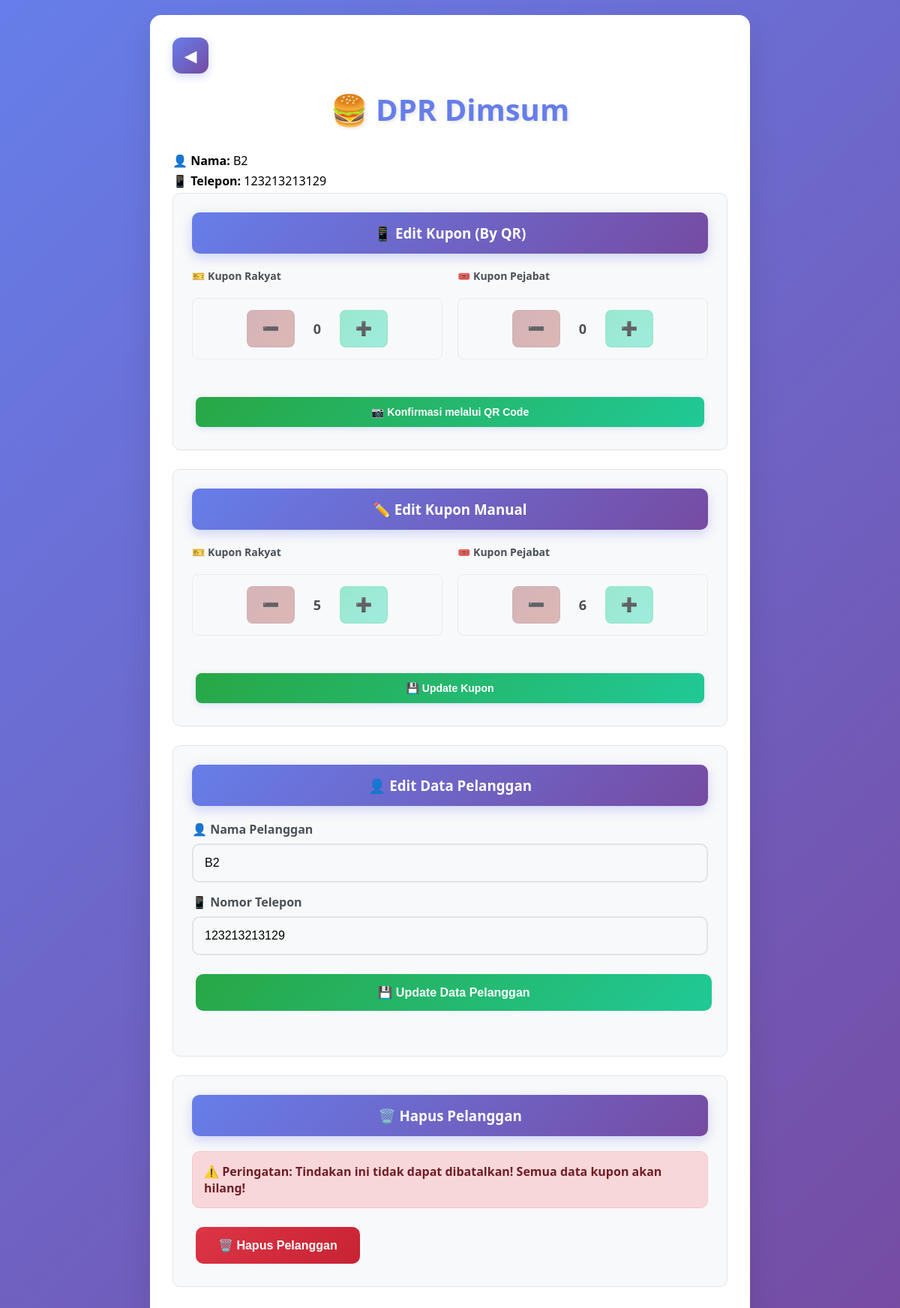
Page /edit_customer/15 (signed in) on the earlier database version.
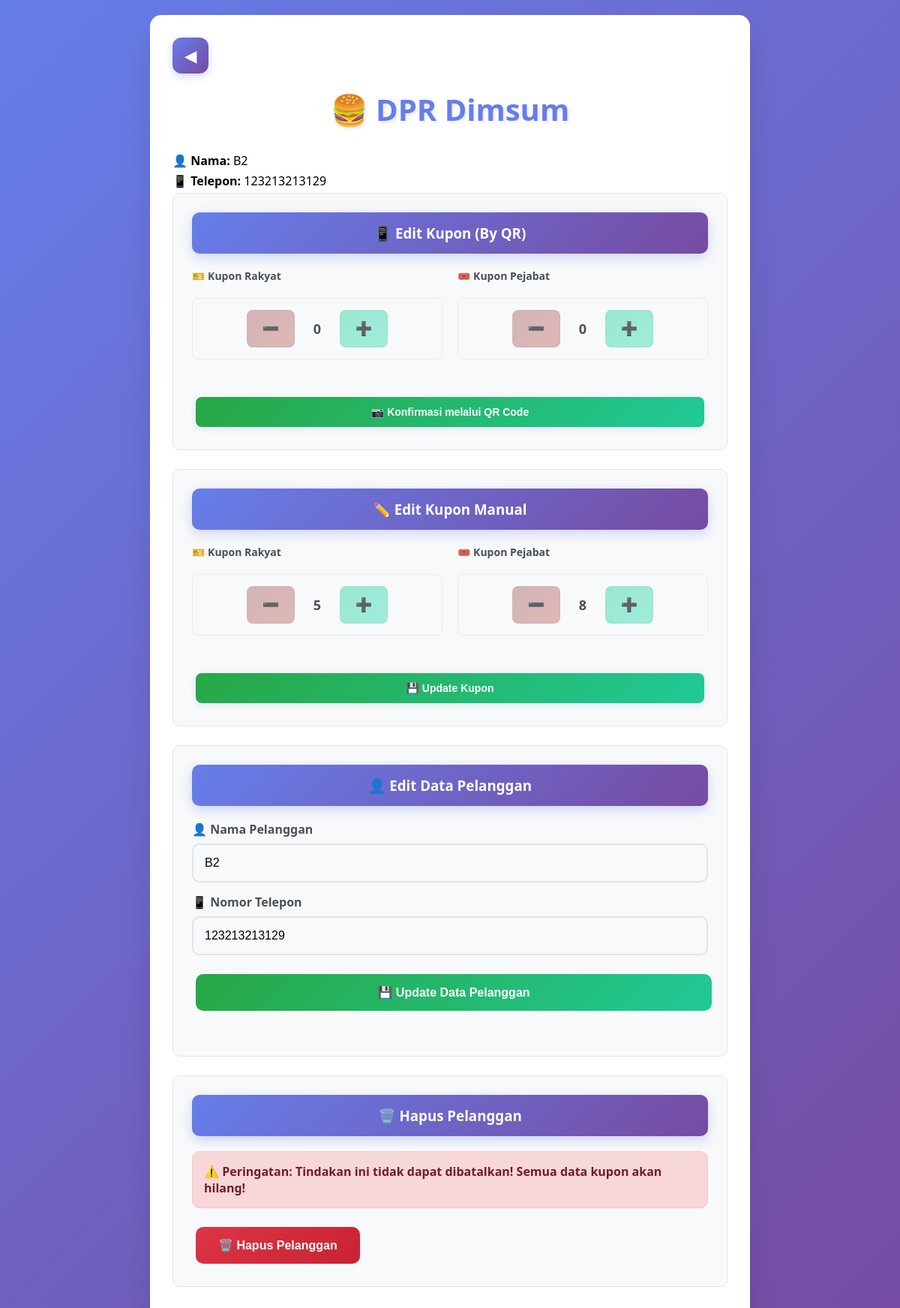
Same page on the later database version.
### tables this page shows
CREATE TABLE customers(
        id INTEGER PRIMARY KEY AUTOINCREMENT,
        name TEXT,
        phone TEXT,
        rakyat INTEGER DEFAULT 0,
        pejabat INTEGER DEFAULT 0
    );

### app.py (the view)
@app.route("/edit_customer/<int:id>")
def edit_customer(id):
    if not is_logged_in():
        return redirect("/")
    db = get_db()
    customer = db.execute("SELECT * FROM customers WHERE id=?", (id,)).fetchone()
    return render_template("edit_customer.html", customer=customer)

### app.py (called while the page is built)
def get_db():
    conn = sqlite3.connect("database.db")
    conn.row_factory = sqlite3.Row
    return conn

def is_logged_in():
    return "login" in session and session.get("login", False)

### templates/edit_customer.html (shortened to what this page needs)
<!DOCTYPE html>
<html lang="id">
<head>
    <link rel="stylesheet" href="/static/style.css">
</head>
<body>
    <div class="container">
        <div class="back-button-container">
            <a href="javascript:history.back()" class="back-button">
                ◀
            </a>
        </div>
        <h1>🍔 DPR Dimsum</h1>
        <div class="customer-info">
            <p><strong>👤 Nama:</strong> {{customer.name}}</p>
            <p><strong>📱 Telepon:</strong> {{customer.phone}}</p>
        </div>
        <div class="form-section">
            <h3>📱 Edit Kupon (By QR)</h3>
            <form method="post" action="/generate_qr/{{customer.id}}" class="single-row-form">
                <div class="coupon-row">
                    <div class="coupon-item">
                        <label>🎫 Kupon Rakyat</label>
                        <div class="coupon-display">
                            <button type="button" onclick="minusQR('rakyat_qr')">➖</button>
                            <b id="display_rakyat_qr">0</b>
                            <button type="button" onclick="plusQR('rakyat_qr')">➕</button>
                        </div>
                    </div>
                    <div class="coupon-item">
                        <label>🎟️ Kupon Pejabat</label>
                        <div class="coupon-display">
                            <button type="button" onclick="minusQR('pejabat_qr')">➖</button>
                            <b id="display_pejabat_qr">0</b>
                            <button type="button" onclick="plusQR('pejabat_qr')">➕</button>
                        </div>
                    </div>
                    <button type="submit" class="qr-submit-btn">📷 Konfirmasi melalui QR Code</button>
                </div>
            </form>
        </div>
        <div class="form-section">
            <h3>✏️ Edit Kupon Manual</h3>
            <form action="/update_coupon" method="post" class="single-row-form">
                <div class="coupon-row">
                    <div class="coupon-item">
                        <label>🎫 Kupon Rakyat</label>
                        <div class="coupon-display">
                            <button type="button" onclick="minusEdit('rakyat')">➖</button>
                            <b id="display_rakyat">{{customer.rakyat}}</b>
                            <button type="button" onclick="plusEdit('rakyat')">➕</button>
                        </div>
                    </div>
                    <div class="coupon-item">
                        <label>🎟️ Kupon Pejabat</label>
                        <div class="coupon-display">
                            <button type="button" onclick="minusEdit('pejabat')">➖</button>
                            <b id="display_pejabat">{{customer.pejabat}}</b>
                            <button type="button" onclick="plusEdit('pejabat')">➕</button>
                        </div>
                    </div>
                    <button type="submit" class="manual-submit-btn">💾 Update Kupon</button>
                </div>
            </form>
        </div>
        <div class="form-section">
            <h3>👤 Edit Data Pelanggan</h3>
            <form action="/update_customer" method="post">
                <label>👤 Nama Pelanggan</label>
                <input type="text" name="name" value="{{customer.name}}" required>
                <label>📱 Nomor Telepon</label>
                <input type="text" name="phone" value="{{customer.phone}}" required>
                <button type="submit">💾 Update Data Pelanggan</button>
            </form>
        </div>
        <div class="form-section">
            <h3>🗑️ Hapus Pelanggan</h3>
            <div class="warning">
                ⚠️ Peringatan: Tindakan ini tidak dapat dibatalkan! Semua data kupon akan hilang!
            </div>
            <a href="/delete_customer/{{customer.id}}"
                onclick="return confirm('Apakah Anda yakin ingin menghapus pelanggan ini? Semua data kupon akan hilang!')">
                <button class="delete-btn">🗑️ Hapus Pelanggan</button>
            </a>
        </div>
    </div>
</body>
</html>

Differences in the rows shown:
changed customers: pejabat "6" → "8"
